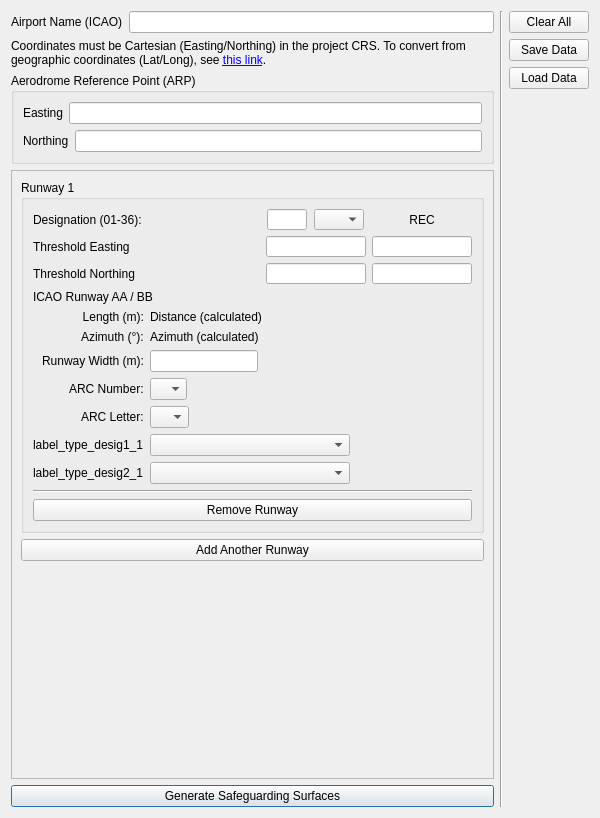
<?xml version="1.0" encoding="UTF-8"?>
<ui version="4.0">
 <class>Form</class>
 <widget class="QWidget" name="Form">
  <property name="geometry">
   <rect>
    <x>0</x>
    <y>0</y>
    <width>600</width>
    <height>818</height>
   </rect>
  </property>
  <property name="sizePolicy">
   <sizepolicy hsizetype="Preferred" vsizetype="Preferred">
    <horstretch>0</horstretch>
    <verstretch>1</verstretch>
   </sizepolicy>
  </property>
  <property name="minimumSize">
   <size>
    <width>600</width>
    <height>700</height>
   </size>
  </property>
  <property name="cursor">
   <cursorShape>ArrowCursor</cursorShape>
  </property>
  <property name="windowTitle">
   <string>NASF Safeguarding Builder</string>
  </property>
  <layout class="QVBoxLayout" name="verticalLayout_5">
   <item>
    <layout class="QHBoxLayout" name="horizontalLayout_main_area" stretch="1,0,0">
     <item>
      <layout class="QVBoxLayout" name="verticalLayout_main_area">
       <item>
        <layout class="QHBoxLayout" name="horizontalLayout_3">
         <item>
          <widget class="QLabel" name="label_airport_name">
           <property name="text">
            <string>Airport Name (ICAO)</string>
           </property>
          </widget>
         </item>
         <item>
          <widget class="QLineEdit" name="lineEdit_airport_name"/>
         </item>
        </layout>
       </item>
       <item>
        <widget class="QLabel" name="coord_info">
         <property name="text">
          <string>Coordinates must be Cartesian (Easting/Northing) in the project CRS. To convert from geographic coordinates (Lat/Long), see &lt;a href=&quot;https://geodesyapps.ga.gov.au/geographic-to-grid&quot;&gt;this link&lt;/a&gt;.</string>
         </property>
         <property name="wordWrap">
          <bool>true</bool>
         </property>
        </widget>
       </item>
       <item>
        <layout class="QHBoxLayout" name="horizontalLayout_arp">
         <item>
          <widget class="QGroupBox" name="groupBox_ARP">
           <property name="title">
            <string>Aerodrome Reference Point (ARP)</string>
           </property>
           <layout class="QVBoxLayout" name="verticalLayout_3">
            <item>
             <layout class="QHBoxLayout" name="ARP_easting_Layout">
              <item>
               <widget class="QLabel" name="label_easting">
                <property name="text">
                 <string>Easting</string>
                </property>
               </widget>
              </item>
              <item>
               <widget class="QLineEdit" name="lineEdit_arp_easting"/>
              </item>
             </layout>
            </item>
            <item>
             <layout class="QHBoxLayout" name="ARP_northing_Layout">
              <item>
               <widget class="QLabel" name="label_northing">
                <property name="text">
                 <string>Northing</string>
                </property>
               </widget>
              </item>
              <item>
               <widget class="QLineEdit" name="lineEdit_arp_northing"/>
              </item>
             </layout>
            </item>
           </layout>
          </widget>
         </item>
        </layout>
       </item>
       <item>
        <layout class="QHBoxLayout" name="horizontalLayout_runways">
         <item>
          <widget class="QScrollArea" name="scrollArea_runways">
           <property name="sizePolicy">
            <sizepolicy hsizetype="Preferred" vsizetype="MinimumExpanding">
             <horstretch>0</horstretch>
             <verstretch>0</verstretch>
            </sizepolicy>
           </property>
           <property name="minimumSize">
            <size>
             <width>0</width>
             <height>0</height>
            </size>
           </property>
           <property name="widgetResizable">
            <bool>true</bool>
           </property>
           <widget class="QWidget" name="scrollAreaWidgetContents">
            <property name="geometry">
             <rect>
              <x>0</x>
              <y>0</y>
              <width>429</width>
              <height>557</height>
             </rect>
            </property>
            <layout class="QVBoxLayout" name="verticalLayout_scrollArea_runways">
             <item>
              <widget class="QGroupBox" name="groupBox_runway_1">
               <property name="title">
                <string>Runway 1</string>
               </property>
               <layout class="QVBoxLayout" name="verticalLayout_2">
                <item>
                 <layout class="QVBoxLayout" name="verticalLayout">
                  <item>
                   <layout class="QGridLayout" name="gridLayout_Coords_1">
                    <item row="1" column="2">
                     <widget class="QLineEdit" name="lineEdit_reciprocal_thr_easting_1">
                      <property name="minimumSize">
                       <size>
                        <width>100</width>
                        <height>21</height>
                       </size>
                      </property>
                      <property name="maximumSize">
                       <size>
                        <width>100</width>
                        <height>21</height>
                       </size>
                      </property>
                     </widget>
                    </item>
                    <item row="0" column="1">
                     <layout class="QHBoxLayout" name="horizontalLayout_4">
                      <item>
                       <widget class="QLineEdit" name="lineEdit_rwy_desig_1">
                        <property name="minimumSize">
                         <size>
                          <width>40</width>
                          <height>21</height>
                         </size>
                        </property>
                        <property name="maximumSize">
                         <size>
                          <width>40</width>
                          <height>21</height>
                         </size>
                        </property>
                        <property name="focusPolicy">
                         <enum>Qt::StrongFocus</enum>
                        </property>
                        <property name="toolTip">
                         <string>Enter the 2-digit primary runway designation (e.g., 09, 27).</string>
                        </property>
                        <property name="inputMask">
                         <string/>
                        </property>
                        <property name="maxLength">
                         <number>32767</number>
                        </property>
                       </widget>
                      </item>
                      <item>
                       <widget class="QComboBox" name="comboBox_rwy_suffix_1">
                        <property name="enabled">
                         <bool>true</bool>
                        </property>
                        <property name="minimumSize">
                         <size>
                          <width>50</width>
                          <height>21</height>
                         </size>
                        </property>
                        <property name="maximumSize">
                         <size>
                          <width>50</width>
                          <height>21</height>
                         </size>
                        </property>
                        <property name="font">
                         <font>
                          <italic>false</italic>
                         </font>
                        </property>
                        <property name="focusPolicy">
                         <enum>Qt::StrongFocus</enum>
                        </property>
                        <property name="autoFillBackground">
                         <bool>false</bool>
                        </property>
                        <property name="currentIndex">
                         <number>0</number>
                        </property>
                        <property name="modelColumn">
                         <number>0</number>
                        </property>
                        <item>
                         <property name="text">
                          <string/>
                         </property>
                        </item>
                        <item>
                         <property name="text">
                          <string>L</string>
                         </property>
                        </item>
                        <item>
                         <property name="text">
                          <string>C</string>
                         </property>
                        </item>
                        <item>
                         <property name="text">
                          <string>R</string>
                         </property>
                        </item>
                       </widget>
                      </item>
                     </layout>
                    </item>
                    <item row="0" column="0">
                     <widget class="QLabel" name="label_designation_row_1">
                      <property name="text">
                       <string>Designation (01-36):</string>
                      </property>
                     </widget>
                    </item>
                    <item row="2" column="2">
                     <widget class="QLineEdit" name="lineEdit_reciprocal_thr_northing_1">
                      <property name="minimumSize">
                       <size>
                        <width>100</width>
                        <height>21</height>
                       </size>
                      </property>
                      <property name="maximumSize">
                       <size>
                        <width>100</width>
                        <height>21</height>
                       </size>
                      </property>
                     </widget>
                    </item>
                    <item row="1" column="1">
                     <widget class="QLineEdit" name="lineEdit_thr_easting_1">
                      <property name="minimumSize">
                       <size>
                        <width>100</width>
                        <height>21</height>
                       </size>
                      </property>
                      <property name="maximumSize">
                       <size>
                        <width>100</width>
                        <height>21</height>
                       </size>
                      </property>
                     </widget>
                    </item>
                    <item row="2" column="1">
                     <widget class="QLineEdit" name="lineEdit_thr_northing_1">
                      <property name="minimumSize">
                       <size>
                        <width>100</width>
                        <height>21</height>
                       </size>
                      </property>
                      <property name="maximumSize">
                       <size>
                        <width>100</width>
                        <height>21</height>
                       </size>
                      </property>
                     </widget>
                    </item>
                    <item row="0" column="2">
                     <widget class="QLabel" name="label_header_desig2_1">
                      <property name="minimumSize">
                       <size>
                        <width>100</width>
                        <height>21</height>
                       </size>
                      </property>
                      <property name="maximumSize">
                       <size>
                        <width>100</width>
                        <height>21</height>
                       </size>
                      </property>
                      <property name="text">
                       <string>REC</string>
                      </property>
                      <property name="alignment">
                       <set>Qt::AlignCenter</set>
                      </property>
                     </widget>
                    </item>
                    <item row="1" column="0">
                     <widget class="QLabel" name="label_easting_row_1">
                      <property name="text">
                       <string>Threshold Easting</string>
                      </property>
                     </widget>
                    </item>
                    <item row="2" column="0">
                     <widget class="QLabel" name="label_northing_row_1">
                      <property name="text">
                       <string>Threshold Northing</string>
                      </property>
                     </widget>
                    </item>
                   </layout>
                  </item>
                  <item>
                   <widget class="QLabel" name="label_rwy_name_1">
                    <property name="text">
                     <string>ICAO Runway AA / BB</string>
                    </property>
                   </widget>
                  </item>
                  <item>
                   <layout class="QFormLayout" name="formLayout_Details_1">
                    <property name="fieldGrowthPolicy">
                     <enum>QFormLayout::ExpandingFieldsGrow</enum>
                    </property>
                    <property name="labelAlignment">
                     <set>Qt::AlignRight|Qt::AlignTrailing|Qt::AlignVCenter</set>
                    </property>
                    <item row="0" column="0">
                     <widget class="QLabel" name="label_runway_length_1">
                      <property name="enabled">
                       <bool>true</bool>
                      </property>
                      <property name="sizePolicy">
                       <sizepolicy hsizetype="Preferred" vsizetype="Preferred">
                        <horstretch>0</horstretch>
                        <verstretch>0</verstretch>
                       </sizepolicy>
                      </property>
                      <property name="minimumSize">
                       <size>
                        <width>0</width>
                        <height>0</height>
                       </size>
                      </property>
                      <property name="text">
                       <string>Length (m):</string>
                      </property>
                      <property name="alignment">
                       <set>Qt::AlignRight|Qt::AlignTrailing|Qt::AlignVCenter</set>
                      </property>
                     </widget>
                    </item>
                    <item row="0" column="1">
                     <widget class="QLabel" name="label_rwy_distance_1">
                      <property name="text">
                       <string>Distance (calculated)</string>
                      </property>
                     </widget>
                    </item>
                    <item row="1" column="0">
                     <widget class="QLabel" name="label_runway_azimuth_1">
                      <property name="text">
                       <string>Azimuth (°):</string>
                      </property>
                     </widget>
                    </item>
                    <item row="1" column="1">
                     <widget class="QLabel" name="label_rwy_azimuth_1">
                      <property name="text">
                       <string>Azimuth (calculated)</string>
                      </property>
                     </widget>
                    </item>
                    <item row="2" column="0">
                     <widget class="QLabel" name="label_runway_width_1">
                      <property name="text">
                       <string>Runway Width (m):</string>
                      </property>
                     </widget>
                    </item>
                    <item row="2" column="1">
                     <widget class="QLineEdit" name="lineEdit_runway_width_1">
                      <property name="sizePolicy">
                       <sizepolicy hsizetype="Preferred" vsizetype="Fixed">
                        <horstretch>0</horstretch>
                        <verstretch>0</verstretch>
                       </sizepolicy>
                      </property>
                     </widget>
                    </item>
                    <item row="3" column="0">
                     <widget class="QLabel" name="label_arc_num_1">
                      <property name="text">
                       <string>ARC Number:</string>
                      </property>
                     </widget>
                    </item>
                    <item row="4" column="0">
                     <widget class="QLabel" name="label_arc_let_1">
                      <property name="text">
                       <string>ARC Letter:</string>
                      </property>
                     </widget>
                    </item>
                    <item row="5" column="0">
                     <widget class="QLabel" name="label_type_desig1_1">
                      <property name="text">
                       <string>label_type_desig1_1</string>
                      </property>
                     </widget>
                    </item>
                    <item row="5" column="1">
                     <widget class="QComboBox" name="comboBox_type_desig1_1">
                      <property name="focusPolicy">
                       <enum>Qt::StrongFocus</enum>
                      </property>
                      <item>
                       <property name="text">
                        <string/>
                       </property>
                      </item>
                      <item>
                       <property name="text">
                        <string>Non-Instrument (NI)</string>
                       </property>
                      </item>
                      <item>
                       <property name="text">
                        <string>Non-Precision Approach (NPA)</string>
                       </property>
                      </item>
                      <item>
                       <property name="text">
                        <string>Precision Approach CAT I</string>
                       </property>
                      </item>
                      <item>
                       <property name="text">
                        <string>Precision Approach CAT II/III</string>
                       </property>
                      </item>
                     </widget>
                    </item>
                    <item row="4" column="1">
                     <widget class="QComboBox" name="comboBox_arc_let_1">
                      <property name="focusPolicy">
                       <enum>Qt::StrongFocus</enum>
                      </property>
                      <item>
                       <property name="text">
                        <string/>
                       </property>
                      </item>
                      <item>
                       <property name="text">
                        <string>A</string>
                       </property>
                      </item>
                      <item>
                       <property name="text">
                        <string>B</string>
                       </property>
                      </item>
                      <item>
                       <property name="text">
                        <string>C</string>
                       </property>
                      </item>
                      <item>
                       <property name="text">
                        <string>D</string>
                       </property>
                      </item>
                      <item>
                       <property name="text">
                        <string>E</string>
                       </property>
                      </item>
                      <item>
                       <property name="text">
                        <string>F</string>
                       </property>
                      </item>
                     </widget>
                    </item>
                    <item row="6" column="0">
                     <widget class="QLabel" name="label_type_desig2_1">
                      <property name="text">
                       <string>label_type_desig2_1</string>
                      </property>
                     </widget>
                    </item>
                    <item row="6" column="1">
                     <widget class="QComboBox" name="comboBox_type_desig2_1">
                      <property name="focusPolicy">
                       <enum>Qt::StrongFocus</enum>
                      </property>
                      <item>
                       <property name="text">
                        <string/>
                       </property>
                      </item>
                      <item>
                       <property name="text">
                        <string>Non-Instrument (NI)</string>
                       </property>
                      </item>
                      <item>
                       <property name="text">
                        <string>Non-Precision Approach (NPA)</string>
                       </property>
                      </item>
                      <item>
                       <property name="text">
                        <string>Precision Approach CAT I</string>
                       </property>
                      </item>
                      <item>
                       <property name="text">
                        <string>Precision Approach CAT II/III</string>
                       </property>
                      </item>
                     </widget>
                    </item>
                    <item row="3" column="1">
                     <widget class="QComboBox" name="comboBox_arc_num_1">
                      <property name="mouseTracking">
                       <bool>false</bool>
                      </property>
                      <property name="tabletTracking">
                       <bool>false</bool>
                      </property>
                      <property name="focusPolicy">
                       <enum>Qt::StrongFocus</enum>
                      </property>
                      <item>
                       <property name="text">
                        <string/>
                       </property>
                      </item>
                      <item>
                       <property name="text">
                        <string>1</string>
                       </property>
                      </item>
                      <item>
                       <property name="text">
                        <string>2</string>
                       </property>
                      </item>
                      <item>
                       <property name="text">
                        <string>3</string>
                       </property>
                      </item>
                      <item>
                       <property name="text">
                        <string>4</string>
                       </property>
                      </item>
                     </widget>
                    </item>
                   </layout>
                  </item>
                  <item>
                   <widget class="Line" name="line_runway_group_1">
                    <property name="orientation">
                     <enum>Qt::Horizontal</enum>
                    </property>
                   </widget>
                  </item>
                  <item>
                   <widget class="QPushButton" name="pushButton_remove_runway_1">
                    <property name="text">
                     <string>Remove Runway</string>
                    </property>
                    <property name="autoDefault">
                     <bool>false</bool>
                    </property>
                   </widget>
                  </item>
                 </layout>
                </item>
               </layout>
              </widget>
             </item>
             <item>
              <widget class="QPushButton" name="pushButton_add_runway">
               <property name="text">
                <string>Add Another Runway</string>
               </property>
              </widget>
             </item>
             <item>
              <spacer name="verticalSpacer_3">
               <property name="orientation">
                <enum>Qt::Vertical</enum>
               </property>
               <property name="sizeHint" stdset="0">
                <size>
                 <width>20</width>
                 <height>40</height>
                </size>
               </property>
              </spacer>
             </item>
            </layout>
           </widget>
          </widget>
         </item>
        </layout>
       </item>
       <item>
        <widget class="QPushButton" name="pushButton_Generate">
         <property name="text">
          <string>Generate Safeguarding Surfaces</string>
         </property>
         <property name="autoDefault">
          <bool>true</bool>
         </property>
         <property name="default">
          <bool>true</bool>
         </property>
        </widget>
       </item>
      </layout>
     </item>
     <item>
      <widget class="Line" name="line">
       <property name="orientation">
        <enum>Qt::Vertical</enum>
       </property>
      </widget>
     </item>
     <item>
      <layout class="QVBoxLayout" name="verticalLayout_sidebar">
       <item>
        <widget class="QPushButton" name="pushButton_clear_all">
         <property name="text">
          <string>Clear All</string>
         </property>
        </widget>
       </item>
       <item>
        <widget class="QPushButton" name="pushButton_save_data">
         <property name="text">
          <string>Save Data</string>
         </property>
        </widget>
       </item>
       <item>
        <widget class="QPushButton" name="pushButton_load_data">
         <property name="text">
          <string>Load Data</string>
         </property>
        </widget>
       </item>
       <item>
        <spacer name="verticalSpacer">
         <property name="orientation">
          <enum>Qt::Vertical</enum>
         </property>
         <property name="sizeHint" stdset="0">
          <size>
           <width>20</width>
           <height>40</height>
          </size>
         </property>
        </spacer>
       </item>
      </layout>
     </item>
    </layout>
   </item>
  </layout>
 </widget>
 <tabstops>
  <tabstop>lineEdit_airport_name</tabstop>
  <tabstop>lineEdit_arp_easting</tabstop>
  <tabstop>lineEdit_arp_northing</tabstop>
  <tabstop>scrollArea_runways</tabstop>
  <tabstop>lineEdit_rwy_desig_1</tabstop>
  <tabstop>comboBox_rwy_suffix_1</tabstop>
  <tabstop>lineEdit_thr_easting_1</tabstop>
  <tabstop>lineEdit_thr_northing_1</tabstop>
  <tabstop>lineEdit_reciprocal_thr_easting_1</tabstop>
  <tabstop>lineEdit_reciprocal_thr_northing_1</tabstop>
  <tabstop>lineEdit_runway_width_1</tabstop>
  <tabstop>comboBox_arc_num_1</tabstop>
  <tabstop>comboBox_arc_let_1</tabstop>
  <tabstop>comboBox_type_desig1_1</tabstop>
  <tabstop>comboBox_type_desig2_1</tabstop>
  <tabstop>pushButton_remove_runway_1</tabstop>
  <tabstop>pushButton_add_runway</tabstop>
  <tabstop>pushButton_Generate</tabstop>
  <tabstop>pushButton_clear_all</tabstop>
  <tabstop>pushButton_save_data</tabstop>
  <tabstop>pushButton_load_data</tabstop>
 </tabstops>
 <resources/>
 <connections/>
</ui>
